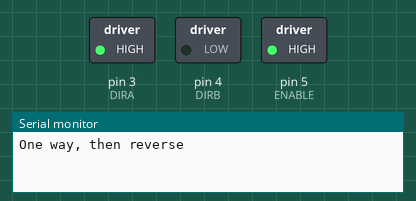
Recording of a sketch running on a simulated Arduino Uno, built with avr-gcc and run on an emulated ATmega328P. Parts: switched loads named in the sketch (green lamp = pin HIGH), the last lines printed to the serial monitor.

Above: at 0.1 s.
At 5.1 s:
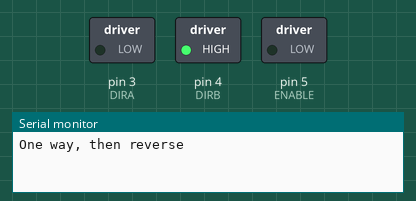
At 11.1 s:
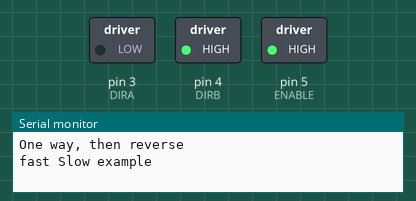
At 20.1 s:
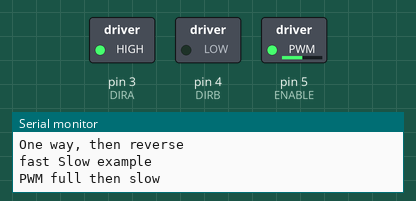
At 26.1 s:
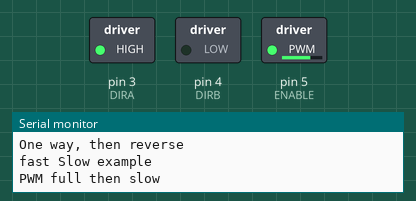
At 30.1 s:
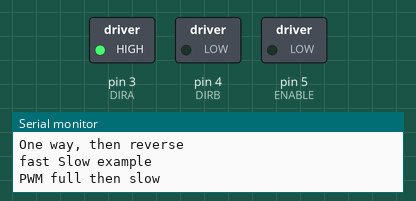
Timing chart, 0 to 31.6 s (numbered marks = the images above):
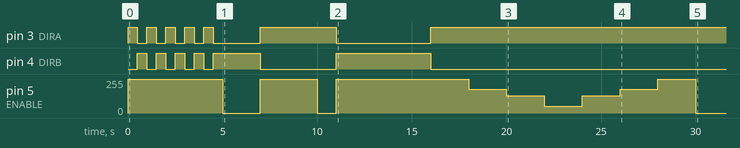

The sketch:

DC_motor.ino
```cpp
#define ENABLE 5
#define DIRA 3
#define DIRB 4

int i;

void setup() {
  pinMode(ENABLE, OUTPUT);
  pinMode(DIRA, OUTPUT);
  pinMode(DIRB, OUTPUT);
  Serial.begin(9600);
}

void loop() {
  Serial.println("One way, then reverse");
  digitalWrite(ENABLE, HIGH);
  for (int i = 0; i < 5; i++) {
    digitalWrite(DIRA, HIGH);
    digitalWrite(DIRB, LOW);
    delay(500);
    digitalWrite(DIRA, LOW);
    digitalWrite(DIRB, HIGH);
    delay(500);
  }
  digitalWrite(ENABLE, LOW);
  delay(2000);

  Serial.println("fast Slow example");
  digitalWrite(ENABLE, HIGH);
  digitalWrite(DIRA, HIGH);
  digitalWrite(DIRB, LOW);
  delay(3000);
  digitalWrite(ENABLE, LOW);
  delay(1000);
  digitalWrite(ENABLE, HIGH);
  digitalWrite(DIRA, LOW);
  digitalWrite(DIRB, HIGH);
  delay(3000);
  digitalWrite(DIRA, LOW);
  delay(2000);

  Serial.println("PWM full then slow");
  analogWrite(ENABLE, 255);
  digitalWrite(DIRA, HIGH);
  digitalWrite(DIRB, LOW);
  delay(2000);
  analogWrite(ENABLE, 180);
  delay(2000);
  analogWrite(ENABLE, 128);
  delay(2000);
  analogWrite(ENABLE, 50);
  delay(2000);
  analogWrite(ENABLE, 128);
  delay(2000);
  analogWrite(ENABLE, 180);
  delay(2000);
  analogWrite(ENABLE, 255);
  delay(2000);
  digitalWrite(ENABLE, LOW);
  delay(10000);
}
```

Measured:
- by itself, pin 3 (DIRA): goes 4 × (HIGH 0.50 s, LOW 0.50 s), HIGH 0.50 s, LOW 2.5 s, HIGH 4.0 s, LOW 5.0 s, then HIGH
- by itself, pin 4 (DIRB): goes 4 × (HIGH 0.50 s, LOW 0.50 s), HIGH 2.5 s, LOW 4.0 s, HIGH 5.0 s, then LOW
- by itself, pin 5 (ENABLE): 0/255 → 255/255 at 0.00 s, → 0/255 5.0 s later, → 255/255 2.0 s later, → 0/255 3.0 s later, … (12 changes in this stretch)
